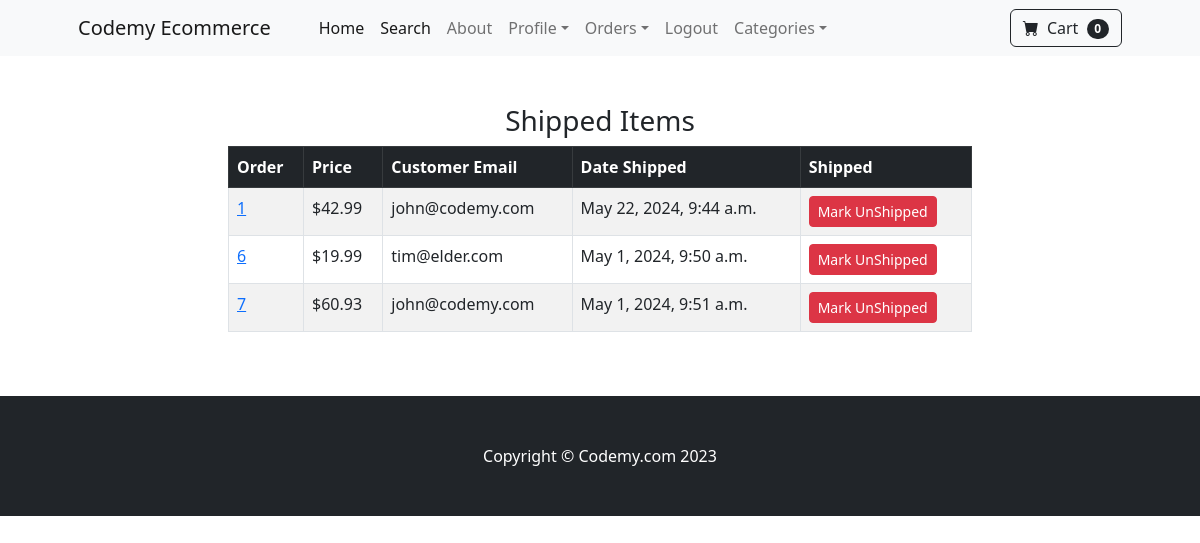
The page /payment/shipped_dash (signed in) on the database its author committed.
### payment/models.py (models this page shows, shortened)
class Order(models.Model):
	user = models.ForeignKey(User, on_delete=models.CASCADE, null=True, blank=True)
	full_name = models.CharField(max_length=250)
	email = models.EmailField(max_length=250)
	shipping_address = models.TextField(max_length=15000)
	amount_paid = models.DecimalField(max_digits=7, decimal_places=2)
	date_ordered = models.DateTimeField(auto_now_add=True)
	shipped = models.BooleanField(default=False)
	date_shipped = models.DateTimeField(blank=True, null=True)

### payment/views.py (the view, shortened to what this page needs)
# urls.py: path('shipped_dash', views.shipped_dash, name="shipped_dash"),
def shipped_dash(request):
	if request.user.is_authenticated and request.user.is_superuser:
		orders = Order.objects.filter(shipped=True)
		return render(request, "payment/shipped_dash.html", {"orders":orders})
	else:
		messages.success(request, "Access Denied")
		return redirect('home')

### cart/cart.py (called while the page is built)
	def __len__(self):
		return len(self.cart)

### cart/context_processors.py (called while the page is built)
def cart(request):
	return {'cart': Cart(request)}

### payment/templates/payment/shipped_dash.html (shortened to what this page needs)
{% extends 'base.html' %}
{% block content %}
        <div class="container">
        	<div class="row">
        		<center>
        			<div class="col-8">
        				<br/><br/>
<h3>Shipped Items</h3>
<table class="table table-striped table-hover table-bordered">
  <thead class="table-dark">
    <tr>
      <th scope="col">Order</th>
      <th scope="col">Price</th>
      <th scope="col">Customer Email</th>
      <th scope="col">Date Shipped</th>
      <th scope="col">Shipped</th>
    </tr>
  </thead>
  <tbody>
    {% for item in orders %}
    <tr>
      <td><a href="{% url 'orders' item.id %}">{{ item.id }}</a></td>
      <td>${{ item.amount_paid }}</td>
      <td>{{ item.email }}</td>
      <td>{{ item.date_shipped }}</td>
       <td>
        <form method="POST">
          <button type="Submit" class="btn btn-danger btn-sm">Mark UnShipped</button>
        </form>
      </td>
    </tr>
    {% endfor %}
  </tbody>
</table>
<br/><br/>
        			</div>
        		</center>
        	</div>
        </div>
{% endblock %}

### rows shown on the page
Order: id "1", amount_paid "42.99", email "john@codemy.com", date_shipped "May 22, 2024, 9:44 a.m."
Order: id "6", amount_paid "19.99", email "tim@elder.com", date_shipped "May 1, 2024, 9:50 a.m."
Order: id "7", amount_paid "60.93", email "john@codemy.com", date_shipped "May 1, 2024, 9:51 a.m."

### other values the page prints
{{ cart|length }} "0"
